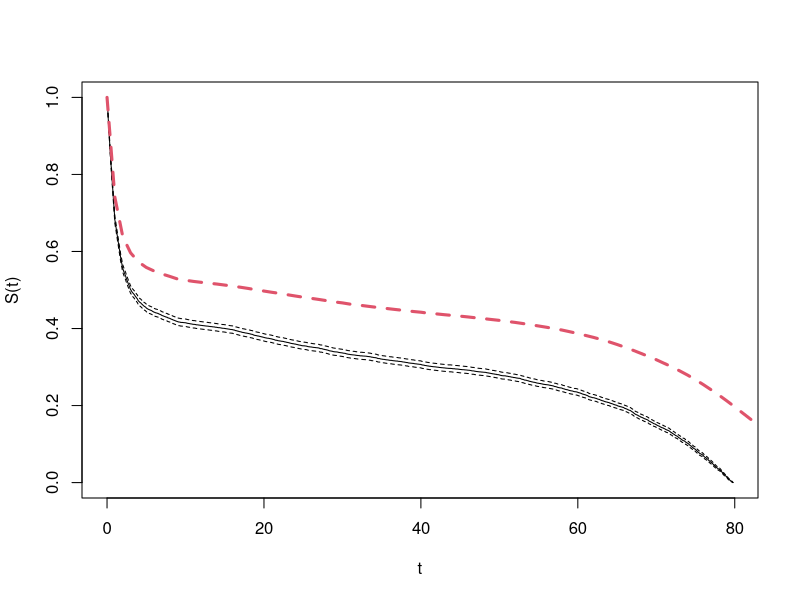

Write R code to recreate this figure. (Note: this script raises an error after producing the figure.)
################################################################################
# Demografía 2024 IESTA                                                        #
# Daniel Ciganda                                                               # 
# Laboratorio: Simulación de tiempos a distintos eventos demográficos          # 
# 11 de Noviembre de 2024                                                      #   
################################################################################
 
# En el laboratorio anterior trabajamos en una función "ste" para simular los
# tiempos de espera a un evento a partir de una función de riesgo, bajo el supuesto de
# riesgo constante a intervalos. Los argumentos de la función son: n, edades, lambda (riesgo) y
# Haz que cuando T devuelve la función de riesgo acumulado H además de los tiempos simulados.

ste <- function(n, edades, lambda, Haz = F){
  
  inf <- seq(0, length(edades)-1,1)
  sup <- seq(1, length(edades))
  
  H.pw <- function(t, inf, sup, lambda){  
    p1 <-  pmax((t-inf), 0)
    p2 <-  pmin(p1, sup-inf)
    return(sum(lambda*p2)) 
  }
  
  H <- rep(NA, length(edades))
  x <- min(inf):max(sup)
  
  for (i in 1:length(H)){
    H[i] <- H.pw(x[i], inf, sup, lambda)
  }
  
  f <- function(t, inf, sup, lambda, u){
    res <- H.pw(t, inf, sup, lambda) + log(u)
    return(res)
  }
  
  root <- function(n, inf, sup, lambda){
    u <- runif(n, min = 0.2, max = 1) 
    times <- rep(NA, n) 
    
    for(i in 1:n){
      result <- uniroot(f, interval=c(0, length(lambda)),
                        u=u[i], inf=inf, sup=sup, lambda=lambda) 
      times[i] <- result$root
    }
    return(times)
  }
  
  t <- root(n, inf, sup, lambda)
  
  
  if(Haz){ return(list(t, H))}else{ return(t) }
  
}

####################
#    VALIDACIÓN    #
####################
# Para validar el procedimiento que aplicamos para simular los tiempos de espera
# podemos comparar la función de superviviencia teórica - la función a partir de
# la cual simulamos los datos -, con la que obtenemos a partir de los datos simulados.
# Para esto utilizamos el paquete "survival" que nos permite obtener una estimación de 
# la función de supervivencia a partir de datos individuales utilizando el estimador
# Kaplan-Meier.
library(survival)

# definimos el número de tiempos que vamos a generar
n <- 10000
# Cargamos las tasas de mortalidad por edad para una cohorte
mort <- read.csv(file.path("datos","mx.csv"))
# simulamos los tiempos
te <- ste(n, edades = mort$edad, lambda = mort$h, Haz = T)
# definimos la variable que indica que observaciones experimentaron el evento
eventos <- te[[1]] < Inf 
# guardamos el Riesgo Acumulado teórico
H <- te[[2]] 
# Graficamos la función de supervivencia estimada a partir de los tiempos simulados
plot(survfit(Surv(te[[1]], eventos)~1), xlab="t", ylab="S(t)")
# comparamos con la teórica
lines(mort$edad, exp(-H), lwd=3, col=2, lty=2)

# Repetimos el procedimiento para el caso del evento primer hijo.
fert <- read.csv(file.path("datos","fx.csv"))
te <- ste(n, edades = fert$edad, lambda = fert$h, Haz = T)

# La función devuelve un error en este caso. 

# Ejercicio: La idea es encontrar el motivo por el cual nuestra función 
# no se comporta de la manera esperada en este caso y ajustarla

# Para esto es importante recordar que:

# H(t_i) = -log(u_i) 

# además:
# S(t) = exp(-H(t))

# Por tanto:

# H(t) = -log(S(t))

# Que representan entonces las uniformes que estamos simulando para encontrar los
# tiempos de espera?




# Graficar la función de supervivencia teórica del evento primer hijo

edades <- fert$edad
inf <- seq(0,length(edades)-1,1)
sup <- seq(1,length(edades))
lambda <- fert$h

H.pw <- function(t, inf, sup, lambda){  
  
  p1 <-  pmax(t-inf, 0) # 
  p2 <-  pmin(p1, sup-inf) #
  
  return(sum(lambda*p2)) # Nos devuelve la suma del riesgo hasta t, devuelve el riesgo acumulado hasta t
  
}

# Que devuelve la función en este caso?
# Nos devuelve el riesgo acumulado hasta la edad t, en este caso 101

# plot
x <- min(inf):max(sup)
H <- rep(NA, length(x))

for (i in 1:length(x)){
  H[i] <- H.pw(x[i], inf, sup, lambda)
}
H
plot(x, H, type="l", lwd=3, col=2)

# Graficar la función de supervivencia
S <- exp(-H)
plot(x, S, typ="l",lwd=3, col=2, ylim=c(0,1))

# Que diferencia hay entre esta función y la que obteniamos en el caso del evento muerte?


# Ejercicio: Ajustar la función de acuerdo a los resultados obtenidos arriba y validar

# Funcion modificada



####################
#    VALIDACIÓN    #
####################
n <- 10000
mort <- read.csv(file.path("datos","mx.csv"))
te <- ste(n, edades = mort$edad, lambda = mort$h, Haz = T)
eventos <- te[[1]] < Inf 
H <- te[[2]] 
plot(survfit(Surv(te[[1]], eventos)~1), xlab="t", ylab="S(t)")
lines(mort$edad, exp(-H), lwd=3, col=2, lty=2)

fert <- read.csv(file.path("datos","fx.csv"))
te <- ste(n, edades = fert$edad, lambda = fert$h, Haz = T)
eventos <- te[[1]] < Inf 
H <- te[[2]]
plot(survfit(Surv(te[[1]], eventos)~1), xlab="t", ylab="S(t)")
lines(fert$edad, exp(-H), lwd=3, col=2, lty=2)

# Ejercicio: Modificar la función para que retorne la duración desde el nacimiento en ambos casos


